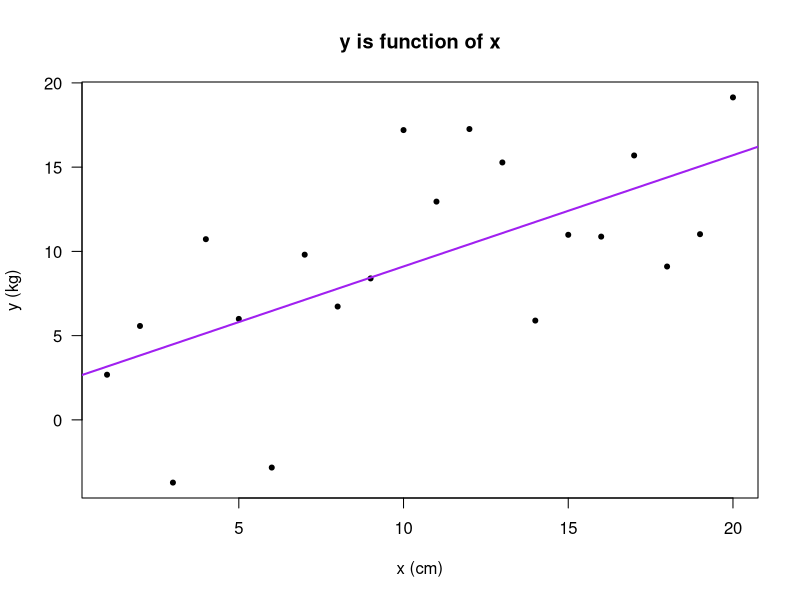

Source code (R): (Note: this script raises an error after producing the figure.)
#  R - Day #1

x <- seq(to= 20, from = 1, by= 1)
y <- x + rnorm(n= 20, mean=0, sd=5)

plot(x, y, pch=20, las=1, 
     main="y is function of x", 
     xlab="x (cm)", ylab="y (kg)")

# y = mx + b + error
bestfitline.lm = lm(y~x)
summary(bestfitline.lm)
coef(bestfitline.lm)
abline(coef(bestfitline.lm), col="purple", lwd=2)

# R - Day #2

temp <- round(rnorm(366, 65, 10),1)
jan <- mar <- may <- jul <- aug <- oct  <-dec <- 1:31
feb <- 1:29
apr <- jun <- sep <- nov <- 1:30

temprecords = data.frame(Year = 2020, Month = c(rep(1, 31), rep(2, 29), rep(3, 31), 
                     rep(4, 30), rep(5, 31), rep(6, 30),
                     rep(7, 31), rep(8, 31), rep(9, 30),
                     rep(10, 31), rep(11, 30), rep(12, 31)), 
           Day = c(jan, feb, mar, apr, may, jun, jul, aug, 
                   sep, oct, nov, dec),
           Temp = temp)

feb <- 1:28; temp <- round(rnorm(365, 63, 10),1)
temprecords2 = data.frame(Year = 2019, Month = c(rep(01, 31), rep(2, 28), rep(03, 31), 
                                   rep(04, 30), rep(05, 31), rep(06, 30),
                                   rep(07, 31), rep(08, 31), rep(09, 30),
                                   rep(10, 31), rep(11, 30), rep(12, 31)), 
                         Day = c(jan, feb, mar, apr, may, jun, jul, aug, 
                                 sep, oct, nov, dec),
                         Temp = temp)

paste(temprecords$Year, temprecords$Month, temprecords$Day, sep="")
temprecords = rbind(temprecords, temprecords2)

aggregate(Temp~Month, temprecords, mean)

aggregate(temprecords$Temp, by=list(temprecords$Month), mean)
aggregate(temprecords$Temp, by=list(temprecords$Month, temprecords$Year), mean)
temprecords$Date

temprecords$Date = paste(temprecords$Month,"-", 
                            temprecords$Day, "-", temprecords$Year, sep="")
str(temprecords)
plot(Temp~Date, data=temprecords)
newdate = as.character(temprecords$Date)
temprecords$NewDate = as.Date(newdate, format = c("%m-%d-%Y"))

str(temprecords)

plot(Temp~NewDate, data=temprecords)

abline(coef(lm(Temp~NewDate, data=temprecords)), col="red")
